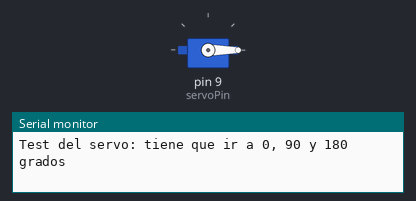
A sketch run on a simulated Arduino Uno, built with avr-gcc and run on an emulated ATmega328P. Parts: servo, the last lines printed to the serial monitor.

Above: at 0.05 s.
At 1.5 s:
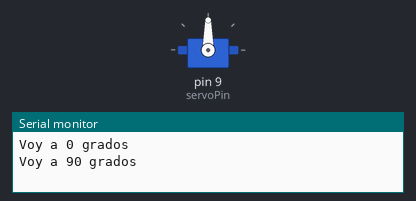
At 3.0 s:
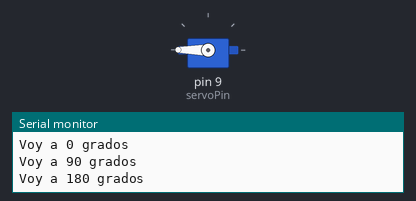
Timing chart, 0 to 6.9 s (numbered marks = the images above):
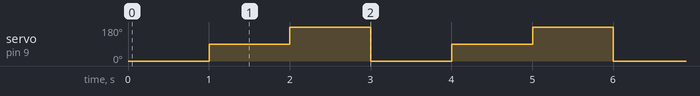

Measured:
- by itself, servo on pin 9 (servoPin): repeats every 3.0 s: 180° 1.0 s, 0° 1.0 s, 90° 1.0 s

The sketch:

test_servo.ino
```cpp
/* TEST UNITARIO - SOLO EL SERVO
   Prueba el servo sin nada mas: sin sensores, sin comunicacion y sin Python.
   Sirve para saber si el fallo esta en el servo y sus cables, o en el programa del satelite.

   Lo que tiene que pasar: el servo va a 0, 90 y 180 grados, un segundo en cada sitio,
   y lo repite sin parar. En el Monitor Serie (9600) se escribe a donde va.

   Cables del servo:  marron -> GND     rojo -> 5V     naranja -> pin 9 */
#include <Servo.h>

const int servoPin = 9;
Servo servo;

//setup: prepara el Monitor Serie y conecta el servo al pin 9
//parametros: ninguno.  resultado: ninguno
void setup() {
  Serial.begin(9600);
  servo.attach(servoPin);
  Serial.println("Test del servo: tiene que ir a 0, 90 y 180 grados");
}

//loop: manda el servo a 0, 90 y 180 grados, esperando un segundo en cada posicion
//parametros: ninguno.  resultado: ninguno
void loop() {
  Serial.println("Voy a 0 grados");
  servo.write(0);
  delay(1000);

  Serial.println("Voy a 90 grados");
  servo.write(90);
  delay(1000);

  Serial.println("Voy a 180 grados");
  servo.write(180);
  delay(1000);
}
```
